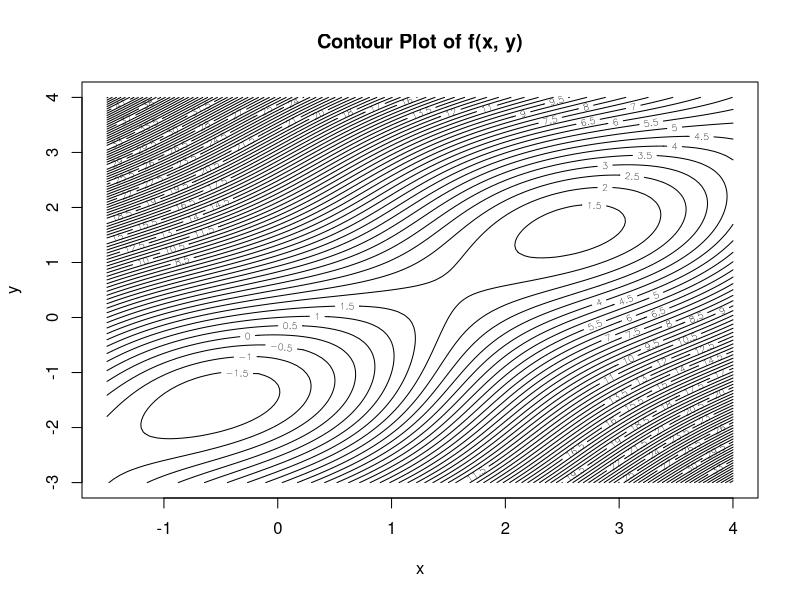

The R script that drew this image:
fx <- function(x, y) {
  sin(x + y) + (x - y)^2 - 1.5*x + 2.5*y + 1
}

x_range <- seq(-1.5, 4, length.out = 100)
y_range <- seq(-3, 4, length.out = 100)

z_range <- outer(x_range, y_range, fx)

contour(x_range, y_range, z_range, main = "Contour Plot of f(x, y)", 
        xlab = "x", ylab = "y", nlevels =100)

grad_function <- function(x, y) {
  d1 <- cos(x + y) + 2 * (x - y) - 1.5
  d2 <- cos(x + y) - 2 * (x - y) + 2.5
  d <- c(d1,d2)
  return(d)
}
hess_function <- function(x, y) {
  d1 <- -sin(x + y) + 2
  d2 <- -sin(x + y) + 2
  d3 <- -sin(x + y) - 2
  d <- matrix(c(d1, d3, d3, d2), nrow = 2, byrow = TRUE)
  return(d)
}
newton_method <- function(x0, y0) {
  tol = 1e-6
  max_iter = 100
  x <- x0
  y <- y0
  count <- 0
  for (i in 1:max_iter) {
    count <- count + 1
    grad <- grad_function(x, y)
    hess <- hess_function(x, y)
    newton_step <- -solve(hess) %*% grad
    temp_x <- x + newton_step[1]
    temp_y <- y + newton_step[2]
    x <- temp_x
    y <- temp_y
    if (sqrt(sum(newton_step^2)) < tol) {
      break;
    }
  }
  return(list(start_x=x0, start_y =y0, res = c(x, y), iterations = count))
}
st_pts <- list(
  c(-0.5, -1.5),
  c(1, 1),
  c(2, 3),
  c(3, -1),
  c(2.7, 2),
  c(-0.5, 2),
  c(-1, 3),
  c(3, 3)
)
res_list <- lapply(st_pts, function(p) newton_method(p[1], p[2]))
res_df <- data.frame(
  x = sapply(res_list, function(res) res$start_x),
  y = sapply(res_list, function(res) res$start_y),
  x_new = sapply(res_list, function(res) res$res[1]),
  y_new = sapply(res_list, function(res) res$res[2]),
  iterations = sapply(res_list, function(res) res$iterations)
)
colnames(res_df) <- c("x", "y" ,"x*", "y*", "Iterations")

print("Solutions:")
print(res_df)
classification <- function(x, y) {
  hess_value <- hess_function(x, y)
  e_values <- eigen(hess_value)$values
  if (all(e_values < 0)) {
    return("Local maximum")
  } else if (all(e_values > 0)) {
    return("Local minimum")
  } else {
    return("Saddle point")
  }
}

res_df$type <- mapply(classification, res_df$`x*`, res_df$`y*`)
res_df$fx <- mapply(fx, res_df$`x*`, res_df$`y*`)

print("Solutions and their respective Classifications:")
print(res_df)


# # Define the function f(x, y)
# f <- function(x, y) {
#   sin(x + y) + (x - y)^2 - 1.5*x + 2.5*y + 1
# }
# 
# # Define the range for x and y
# x_range <- seq(-1.5, 4, length.out = 100)
# y_range <- seq(-3, 4, length.out = 100)
# 
# # Create a matrix to store function values
# z_range <- outer(x_range, y_range, f)
# 
# # optimize_function <- function(p) {
# #   f(p[1], p[2])  # Call f with separate x and y
# # }
# # 
# # # Run optimization with two separate parameters (x0, y0)
# # x0 <- 0
# # y0 <- 0
# # opt_result <- optim(c(x0, y0), fn = optimize_function, method = "BFGS")
# 
# # Display the results
# # opt_result$par  # Optimal (x, y) values
# # opt_result$value  
# 
# # part a
# 
# # Plot the contour
# contour(x_range, y_range, z_range, main = "Contour Plot of f(x, y)", 
#         xlab = "x", ylab = "y", nlevels =100)
# 
# 
#  
# 
# 
# #part b
# 
# grad_function <- function(x, y) {
#   d1 <- cos(x + y) + 2 * (x - y) - 1.5
#   d2 <- cos(x + y) - 2 * (x - y) + 2.5
#   d <- c(d1,d2)
#   return(d)
# }
# 
# # Define the Hessian matrix
# hess_function <- function(x, y) {
#   d1 <- -sin(x + y) + 2
#   d2 <- -sin(x + y) + 2
#   d3 <- -sin(x + y) - 2
#   d <- matrix(c(d1, d3, d3, d2), nrow = 2, byrow = TRUE)
#   return(d)
# }
# 
# # part c
# 
# newton_method <- function(x0, y0) {
#   tol = 1e-6
#   max_iter = 100
#   x <- x0
#   y <- y0
#   count <- 0
#   for (i in 1:max_iter) {
#     count <- count + 1
#     grad <- grad_function(x, y)
#     hess <- hess_function(x, y)
#     newton_step <- -solve(hess) %*% grad
#     temp_x <- x + newton_step[1]
#     temp_y <- y + newton_step[2]
#     x <- temp_x
#     y <- temp_y
#     if (sqrt(sum(newton_step^2)) < tol) {
#       break;
#     }
#   }
#   return(list(start_x=x0, start_y =y0, res = c(x, y), iterations = count))
# 
# }
# #part d
# 
# 
# st_pts <- list(
#   # # c(-1, -2),
#   # # c(6,5),
#   # c(1, 1), 
#   # c(2, 3), 
#   # c(3, -1), 
#   # c(-0.5, 2), 
#   # c(4, -3)
#   
#   # c(-0.5,-1.5),
#   # c(2.7,2)
#   
#   c(-0.5,-1.5),
#   c(-1.5, -2.5), 
#   c(1, 1), 
#   c(7, 3), 
#   c(5, -1), 
#   c(3.7,2),
#   c(-5.8, 8.3),
#   c(4, -1)
# )
# res_list <- lapply(st_pts, function(p) newton_method(p[1], p[2]))
# res_df <- data.frame(
#   x = sapply(res_list, function(res) res$start_x),
#   y = sapply(res_list, function(res) res$start_y),
#   x_new = sapply(res_list, function(res) res$res[1]),
#   y_new = sapply(res_list, function(res) res$res[2]),
#   iterations = sapply(res_list, function(res) res$iterations)
# )
# colnames(res_df) <- c("x", "y" ,"x*", "y*", "Iterations")
# 
# print("Solutions:")
# print(res_df)
# 
# # part e
# 
# classification <- function(x, y) {
#   hess_value <- hess_function(x, y)
#   e_values <- eigen(hess_value)$values
#   if (all(e_values < 0)) {
#     return("Local maximum")
#   } else if (all(e_values > 0)) {
#     return("Local minimum")
#   } else {
#     return("Saddle point")
#   }
# }
# 
# res_df$type <- mapply(classification, res_df$`x*`, res_df$`y*`)
# res_df$f <- mapply(f, res_df$`x*`, res_df$`y*`)
# 
# print("Solutions and their respective Classifications:")
# print(res_df)

# unique_results$type <- apply(res_df, 1, function(row)
#   classify_critical_point(row[3], row[4]))
# 
# # Find function values at each critical point
# unique_results$f_value <- apply(res_df, 1, function(row)
#   f(as.numeric(row[3]), as.numeric(row[4])))
# 
# local_minima <- unique_results %>% filter(type == "Local minimum")
# global_min <- local_minima %>% filter(f_value == min(f_value))
# 
# # Print results
# print("Candidate solutions and classification:")
# print(unique_results)
# 
# if (nrow(global_min) > 0) {
#   print("lobal minimum found:")
#   print(global_min)
# } else {
#   print(" No global minimum found. Try adding more starting points.")
# }